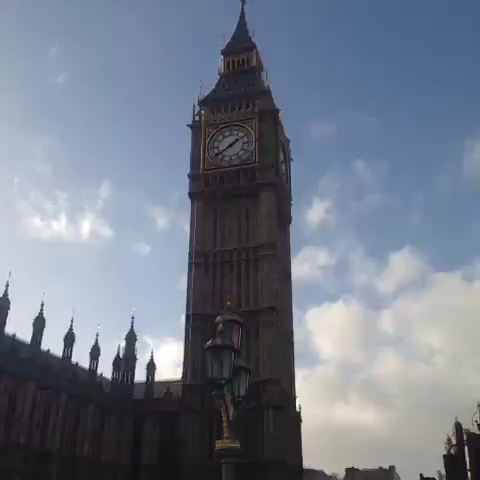
#> input picture temp/jpg/1028416041052733440-frame0.jpg, 480 x 480 px
$ python extract_frame.py ../temp/jpg/1028416041052733440-frame0.jpg ../temp/jpg/1028416041052733440-frame1.jpg   (Python 2 division)   (older library calls are emulated)
#> lines starting #> are read from the running program, lines starting #| are printed output that depends on the picture; pictures that were not available may be replaced by others from this repository, and a replacement may not be noted
### preprocessing/preprocess_utility/pp_util.py
import os, sys, random
import csv

""" A utility module with a bunch of functions that
	manipulates database
"""

# modify this to the database path to extract from database videos
vine_path = "/Users/Brandon/Documents/CS2108-Vine-Dataset"
database_path = "/Users/Brandon/Documents/CS2108-Vine-Dataset/vine/training"
query_path = "/Users/Brandon/Documents/CS2108-Vine-Dataset/vine/validation"
test_path = "/Users/Brandon/Documents/CS2108-Vine-Dataset/vine/test"

# returns a dictionary of index-venue key pair
# eg. {1: 'City', 2: 'Theme Park' ...}

# [51 lines left out: functions get_venue_list, get_video_category, get_video_category_by_number, not called in this run]


"""def create_textfile(input_path, originalTextFile, newTextFile_validation, new_TextFile_test):
	path = input_path + "/" + originalTextFile
	mp4_path_validation = get_mp4_paths(input_path + "/vine/validation")
	mp4_path_test = get_mp4_paths(input_path + "/vine/test")

	with open(path, 'r') as reader:
		line = reader.readlines()

		for string in line:
			divide = string.split("\t")"""

# returns a list of full individual mp4 path
# from the database by taking in an input_path
# eg. '...something.../CS2108-Vine-Dataset/vine/training/1023439919177490432.mp4'

def get_mp4_paths(input_path):
	mp4_paths = []

	mp4_paths = os.listdir(input_path);
	for i in xrange(len(mp4_paths)):
		if (mp4_paths[i].endswith('.mp4')):
			mp4_paths[i] = input_path + "/" + mp4_paths[i]

	return mp4_paths

# returns a dictionary of full jpg path with name and array of frames as key-value pair
# eg. {'1000046931730481152': [...something.../1000046931730481152-frame0.jpg, ...], ...}

# [24 lines left out: functions get_jpg_dictionary_path, split_validation_testing, not called in this run]


# [6 lines of commented-out code are left out]

### preprocessing/extract_frame.py
# The simple implentation of obtaining the key frames of an original video clip.

# Input: an original video file.
# Output: multiple key frames (images).
#   Please note that, 1. different videos can have different key frames (images).
#                     2. you need to select a suitable and reasonable way to
#                        deal with the multiple output (frames, images) to represent the video.

import cv2, os, sys
import numpy as np
import preprocess_utility.pp_util as util


# The implementation of fetching the key frames.
def getKeyFrames(vidcap, store_frame_path):
    count = 0
    lastHist = None
    sumDiff = []
    n_frames = int(vidcap.get(cv2.cv.CV_CAP_PROP_FRAME_COUNT))

    while vidcap.isOpened():
        success, frame = vidcap.read()
#> frame is the input picture: shape (480, 480, 3); mean B, G, R 138, 123.9, 114.8
        if not success:
            break
        gray = cv2.cvtColor(frame, cv2.COLOR_BGR2GRAY)
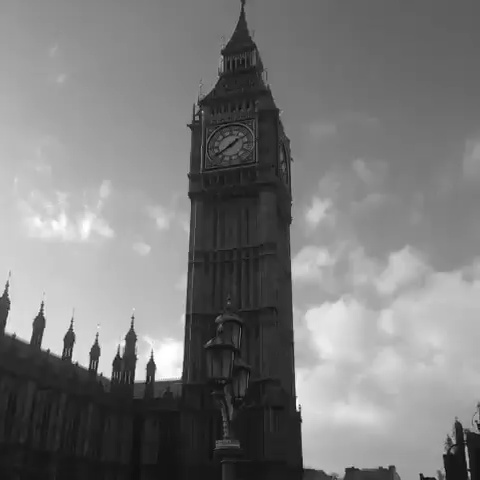
#> gray: shape (480, 480); min 2, max 255, mean 122.8
        hist = cv2.calcHist([gray], [0], None, [256], [0, 256])
#> hist = 256 values, max 2813 at index 35, min 0 at index 0, mean 900

        if count >0:
            diff = np.abs(hist - lastHist)
            s = np.sum(diff)
            sumDiff.append(s)
        lastHist = hist
#> lastHist has the same summary as hist
        count += 1

    m = np.mean(sumDiff)
    std = np.std(sumDiff)

    candidates = []
    candidates_value = []
    for i in range(len(sumDiff)):
        if sumDiff[i] > m + std*3:
            candidates.append(i+1)
            candidates_value.append(sumDiff[i])


    if len(candidates) > 20:
        top10list = sorted(range(len(candidates_value)), key=lambda i: candidates_value[i])[-9:]
        res = []
        for i in top10list:
            res.append(candidates[i])
        candidates = sorted(res)

    candidates = [0] + candidates

    keyframes = []
    lastframe = -2
    for frame in candidates:
        if not frame == lastframe + 1:
            keyframes.append(frame)
        lastframe = frame

    count = 0
    for frame in keyframes:
        vidcap.set(cv2.cv.CV_CAP_PROP_POS_FRAMES, frame)
        success, image = vidcap.read()
        jpg_name = store_frame_path+"frame"+str(count)+".jpg"
        cv2.imwrite(jpg_name, image)

        if (os.path.getsize(jpg_name) > 0):
            count += 1
        else:
            # delete file
            os.remove(jpg_name)

        print "keyframe: " + str(frame)

    return keyframes

# single frame extraction
def frameExtract(input_store_path, search_path):
    video_file = search_path
    vidcap = cv2.VideoCapture(video_file)
    video_name = os.path.basename(video_file)
    store_frame_path = input_store_path + "/" + video_name[:-4]+"-"
    keyframes = getKeyFrames(vidcap=vidcap, store_frame_path=store_frame_path)
    vidcap.release()

    return keyframes

# batch frame extraction
def batchFrameExtract(input_store_path, database_path):
    mp4_paths = util.get_mp4_paths(database_path)

    for path in mp4_paths:
        # 1. Set the access path to the original video clip.
        video_file = path

        # 2. Open the video clip.
        vidcap = cv2.VideoCapture(video_file)

        # 3. Get and store the resulting frames via the specific path.
        video_name = os.path.basename(video_file)
        folder_path = input_store_path + "/" + video_name[:-4]
        if (not os.path.exists(folder_path)):
            os.makedirs(folder_path)

        store_frame_path = folder_path+"/"+os.path.basename(video_file)[:-4]+"-"

        keyframes = getKeyFrames(vidcap=vidcap, store_frame_path=store_frame_path)

        # 4. Close the video clip.
        vidcap.release()
        folder_path = ""

# arg[1] = storage path
# arg[2] = database path

if __name__ == '__main__':

    if (len(sys.argv) != 3):
        print "Please input storage path directory for wav files or the video source path"
    elif (not os.path.exists(sys.argv[1]) or not os.path.exists(sys.argv[2])):
        print "Please input a valid storage path directory for wav files and/or video source path"
    else:
        input_store_path = sys.argv[1]
        path = sys.argv[2]

        # [4 lines of commented-out code are left out]

        batchFrameExtract(input_store_path, path)


$ run again, on temp/jpg/1028416041052733440-frame1.jpg
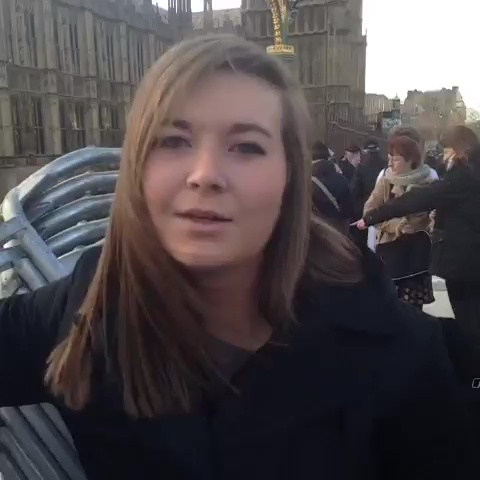
#> input picture temp/jpg/1028416041052733440-frame1.jpg, 480 x 480 px
#> in getKeyFrames, frame is the input picture: shape (480, 480, 3); mean B, G, R 75.1, 72.5, 78.9
#> in getKeyFrames, `gray = cv2.cvtColor(frame, cv2.COLOR_BGR2GRAY)`:
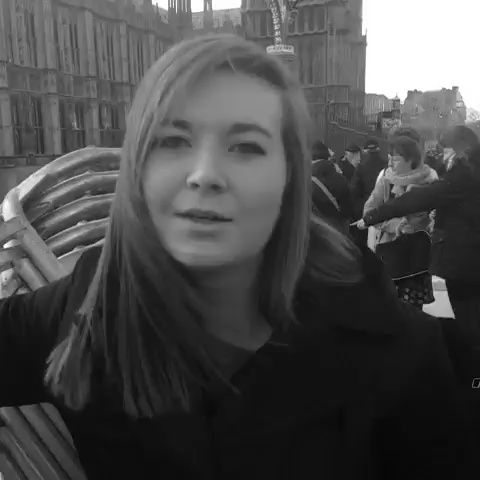
#> gray: shape (480, 480); min 1, max 255, mean 74.7
#> hist = 256 values, max 10012 at index 255, min 0 at index 0, mean 900
#> lastHist has the same summary as hist

$ run again, on temp/jpg/1028611878705836032-frame0.jpg
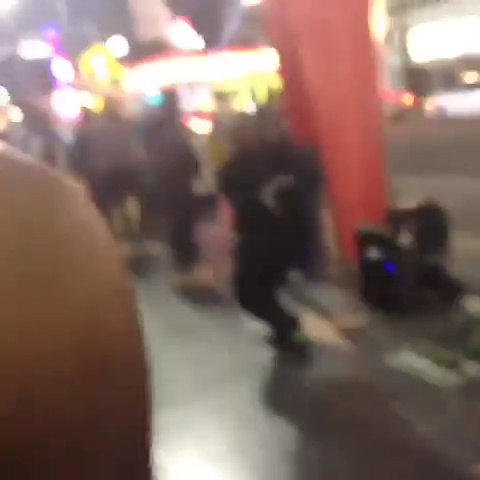
#> input picture temp/jpg/1028611878705836032-frame0.jpg, 480 x 480 px
#> in getKeyFrames, frame is the input picture: shape (480, 480, 3); mean B, G, R 97.4, 106.2, 128.9
#> in getKeyFrames, `gray = cv2.cvtColor(frame, cv2.COLOR_BGR2GRAY)`:
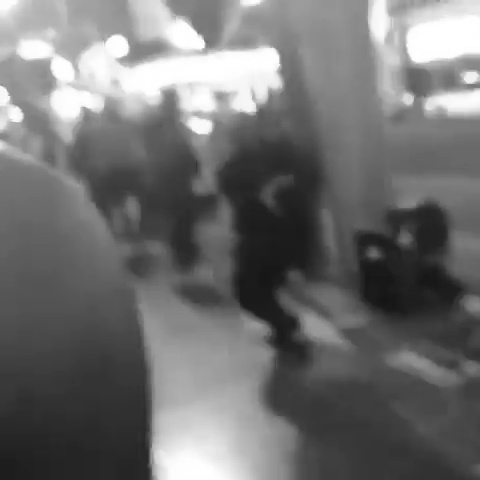
#> gray: shape (480, 480); min 21, max 255, mean 112
#> hist = 256 values, max 2948 at index 255, min 0 at index 0, mean 900
#> lastHist has the same summary as hist
